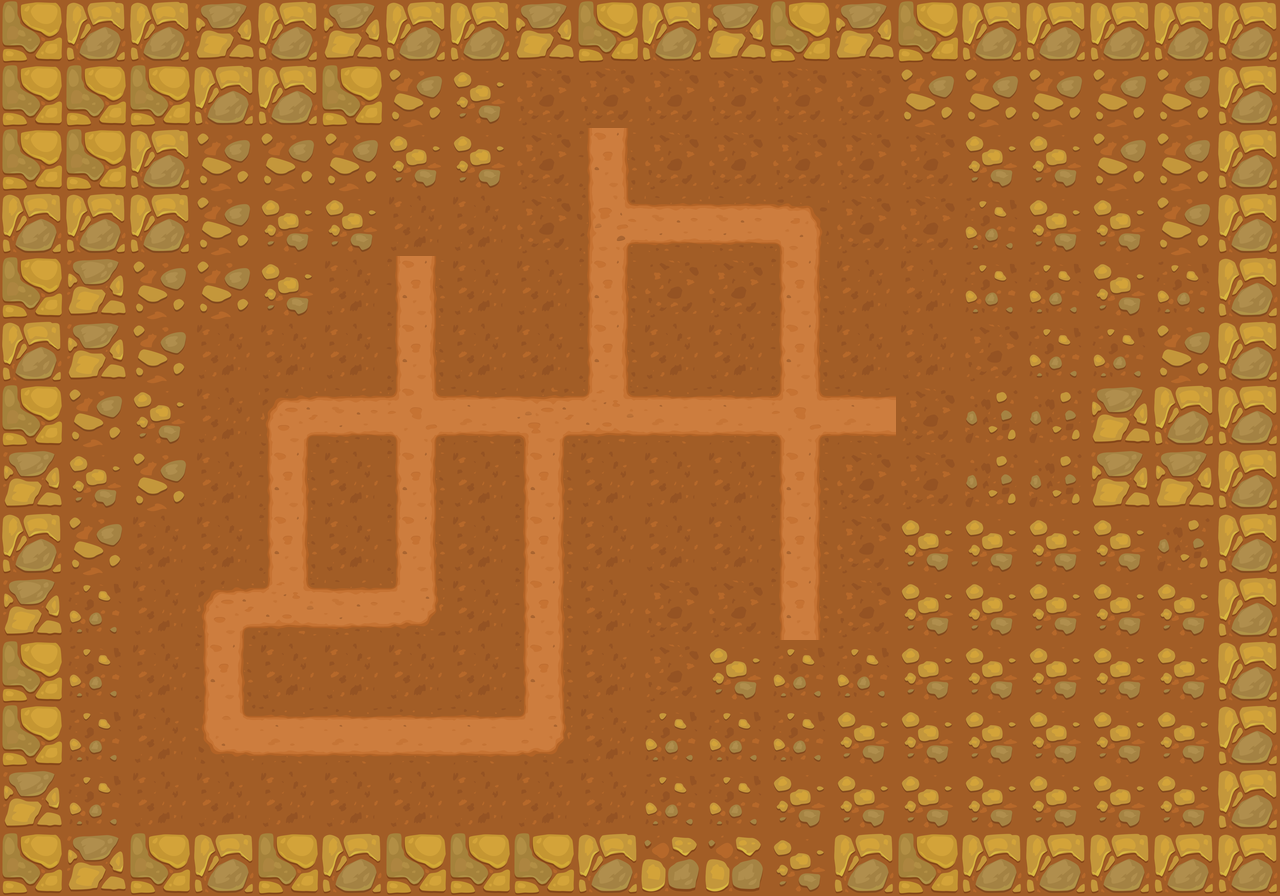

Below is a game level as drawn by its tile map, then a one-line description and the .tmx that defines it (tile-layer data replaced by summaries):
An orthogonal 20x14 tile map with 64x64 px tiles, 1 tile layer (Tile Layer 1) and 5 objects (2x redshirt, captain, objective, pursuer).

<map version="1.2" tiledversion="1.2.1" orientation="orthogonal" renderorder="right-down" width="20" height="14" tilewidth="64" tileheight="64" infinite="0" nextlayerid="4" nextobjectid="6">
 <tileset firstgid="1" name="2dtop-tileset-64" tilewidth="64" tileheight="64" tilecount="276" columns="4">
  <image source="2dtop-full-set.png" width="256" height="4416" />
 </tileset>
 <layer id="1" name="Tile Layer 1" width="20" height="14">
  <data>[280 cells, 280 non-empty, 21 distinct tile ids]</data>
 </layer>
 <objectgroup id="2" name="Object Layer 1">
  <object id="1" name="captain" type="captain" x="674" y="219">
   <point />
  </object>
  <object id="2" name="redshirt1" type="redshirt" x="795" y="227">
   <point />
  </object>
  <object id="3" name="redshirt2" type="redshirt" x="605" y="282">
   <point />
  </object>
  <object id="4" name="objective" type="objective" x="224" y="724">
   <point />
  </object>
  <object id="5" name="pursuer" type="pursuer" x="800" y="607">
   <point />
  </object>
 </objectgroup>
</map>
